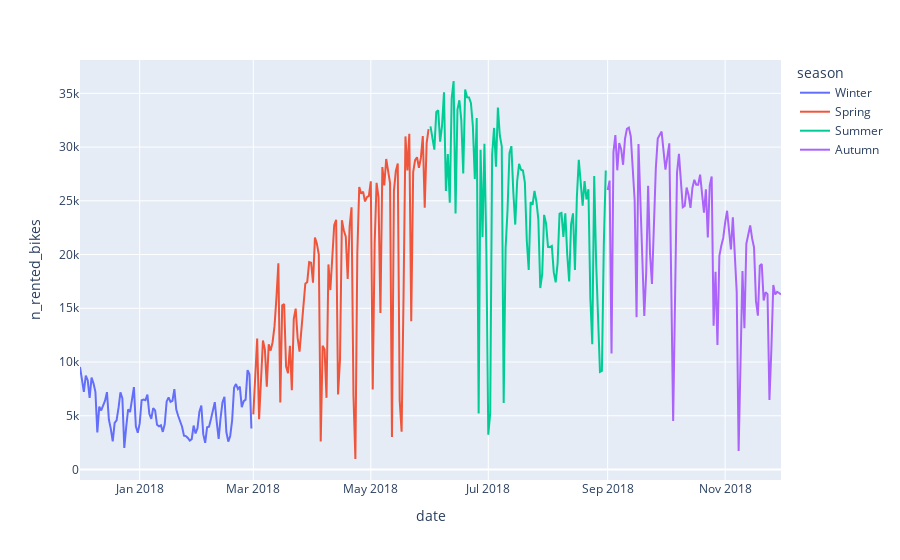

The notebook cell this image was saved under:
### Code cell
## copy the previous chain of manipulations and add season as a variable to group
by_day_season = df.groupby(['date', 'season'], as_index= False).agg({'n_rented_bikes': 'sum'})

px.line(by_day_season, x= 'date', y= 'n_rented_bikes', color= 'season')
